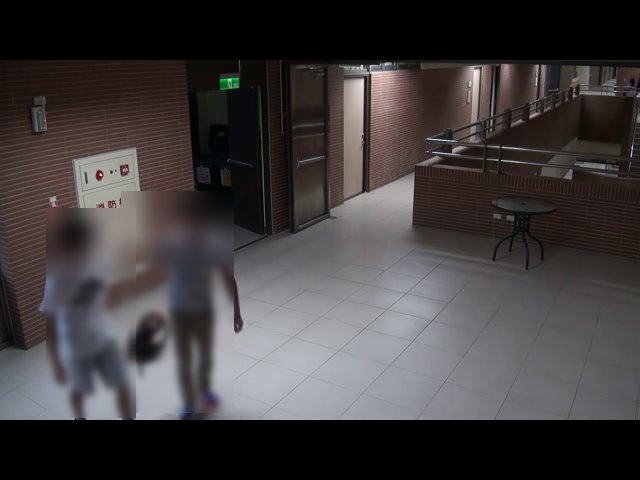
#> input picture data/evidence/cam_01_abandoned_object_1786630323_8efa02.jpg, 640 x 480 px; its folder holds only this picture in this run
$ python -i privacy.py   (imports and definitions only)
#> lines starting #> are read from the running program, lines starting #| are printed output that depends on the picture; after the words box and inside, x2 and y2 are one past the last pixel; in counts of white or black regions, pixels touching at a corner belong together
#> further down, picture is the input picture: shape (480, 640, 3); mean B, G, R 61.6, 61, 64.8
"""Privacy-by-design utilities.

Every piece of visual evidence leaving an edge agent passes through
`anonymize_and_save`, which blurs person regions (and faces when a face
detector is available) before writing to the evidence store. Raw frames
are never persisted or transmitted.
"""
from __future__ import annotations

import os
import time
import uuid
from typing import List, Optional, Tuple

import cv2
import numpy as np

_person_detector = None  # lazy singleton (HOG fallback, YOLO if provided)


def _blur_region(img: np.ndarray, box: Tuple[int, int, int, int],
                 k: int = 41) -> None:
    x1, y1, x2, y2 = [max(0, int(v)) for v in box]
    x2, y2 = min(img.shape[1], x2), min(img.shape[0], y2)
    if x2 <= x1 or y2 <= y1:
        return
    roi = img[y1:y2, x1:x2]
    img[y1:y2, x1:x2] = cv2.GaussianBlur(roi, (k, k), 0)


def _detect_persons(img: np.ndarray) -> List[Tuple[int, int, int, int]]:
    """Lightweight person localization for anonymization (HOG; fast, CPU).

    Preferred path: the caller (CameraAgent) passes YOLO person boxes, so
    this fallback is only used when no boxes are supplied. If OpenCV lacks
    HOGDescriptor (headless minimal builds), we return a full-frame region
    so the evidence is still anonymized (fail-closed privacy).
    """
    global _person_detector
    if _person_detector is None:
        if not hasattr(cv2, "HOGDescriptor"):
            return [(0, 0, img.shape[1], img.shape[0])]  # fail-closed: blur all
        _person_detector = cv2.HOGDescriptor()
        _person_detector.setSVMDetector(
            cv2.HOGDescriptor_getDefaultPeopleDetector())
    scale = 640 / max(img.shape[:2])
#> scale = 1
    small = cv2.resize(img, None, fx=scale, fy=scale) if scale < 1 else img
    rects, _ = _person_detector.detectMultiScale(small, winStride=(8, 8))
#> rects = [[3, 159, 129, 258], [126, 180, 140, 280]]
    inv = 1 / scale if scale < 1 else 1.0
#> inv = 1
    return [(int(x * inv), int(y * inv), int((x + w) * inv), int((y + h) * inv))
            for (x, y, w, h) in rects]


def anonymize_frame(frame: np.ndarray,
                    boxes: Optional[List[Tuple[int, int, int, int]]] = None
                    ) -> np.ndarray:
    """Return a copy of `frame` with person regions blurred."""
    out = frame.copy()
    regions = boxes if boxes is not None else _detect_persons(out)
#> regions = [(3, 159, 132, 417), (126, 180, 266, 460)]
    for box in regions:
        # blur upper third (head region) strongly + whole box lightly
        x1, y1, x2, y2 = box
        _blur_region(out, (x1, y1, x2, y1 + (y2 - y1) // 3), k=61)
        _blur_region(out, box, k=21)
#> this loop made 2 passes
#> pass 1, in _blur_region, `roi = img[y1:y2, x1:x2]`:
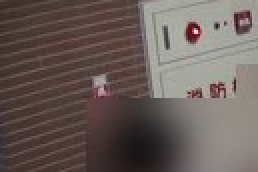
#> roi: shape (86, 129, 3) (shown 2 times larger); mean B, G, R 88.8, 93.2, 105
#> pass 1, in _blur_region (call 2), `roi = img[y1:y2, x1:x2]`:
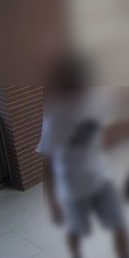
#> roi: shape (258, 129, 3); mean B, G, R 92.7, 89.8, 94.8
#> pass 2, in _blur_region (call 3), `roi = img[y1:y2, x1:x2]`:
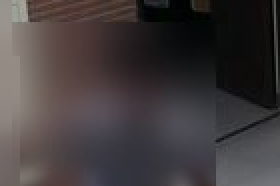
#> roi: shape (93, 140, 3) (shown 2 times larger); mean B, G, R 61.2, 60.1, 65.9
#> pass 2, in _blur_region (call 4), `roi = img[y1:y2, x1:x2]`:
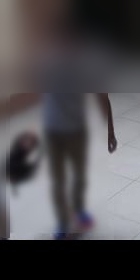
#> roi: shape (280, 140, 3); mean B, G, R 83.8, 80.4, 83.1
    return out


def anonymize_and_save(frame: np.ndarray, evidence_dir: str,
                       prefix: str = "evidence",
                       boxes: Optional[List[Tuple[int, int, int, int]]] = None
                       ) -> str:
    os.makedirs(evidence_dir, exist_ok=True)
    anon = anonymize_frame(frame, boxes)
    name = f"{prefix}_{int(time.time())}_{uuid.uuid4().hex[:6]}.jpg"
    path = os.path.join(evidence_dir, name)
    cv2.imwrite(path, anon, [cv2.IMWRITE_JPEG_QUALITY, 85])
    return path

>>> import cv2
>>> picture = cv2.imread('../../data/evidence/cam_01_abandoned_object_1786630323_8efa02.jpg')
>>> result = anonymize_frame(picture)

$ run again, on data/evidence/cam_01_abandoned_object_1786631255_aa638b.jpg
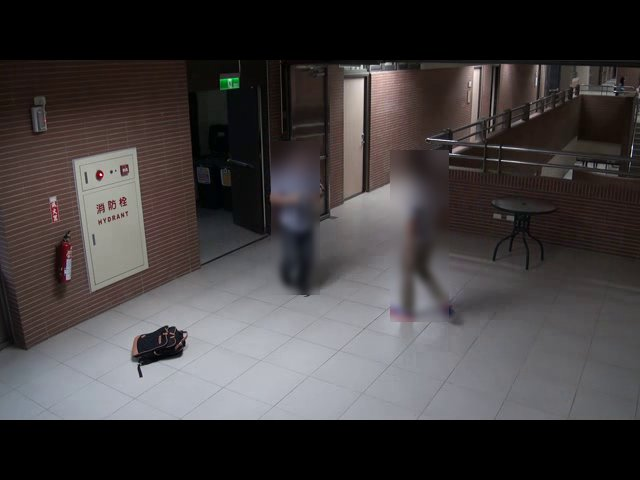
#> input picture data/evidence/cam_01_abandoned_object_1786631255_aa638b.jpg, 640 x 480 px
#> picture is the input picture: shape (480, 640, 3); mean B, G, R 63.9, 63.3, 67.3
#> rects = [[250, 127, 98, 197], [106, 65, 129, 257]]
#> regions = [(250, 127, 348, 324), (106, 65, 235, 322)]
#> the loop in anonymize_frame, `for box in regions:` made 2 passes
#> pass 1, in _blur_region (call 2), `roi = img[y1:y2, x1:x2]`:
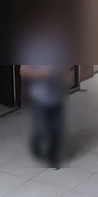
#> roi: shape (197, 98, 3); mean B, G, R 79.3, 75.3, 78.4
#> after the loop in anonymize_frame, `for box in regions:`:
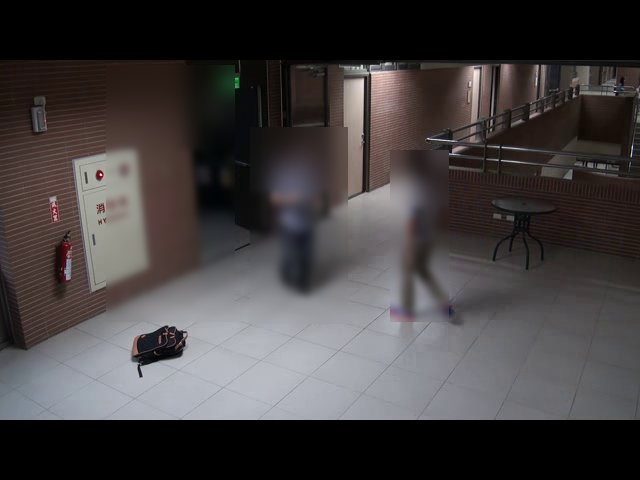
#> out: shape (480, 640, 3); 16.44% of pixels changed, all inside (x1, y1, x2, y2) = (106, 65, 348, 324)
